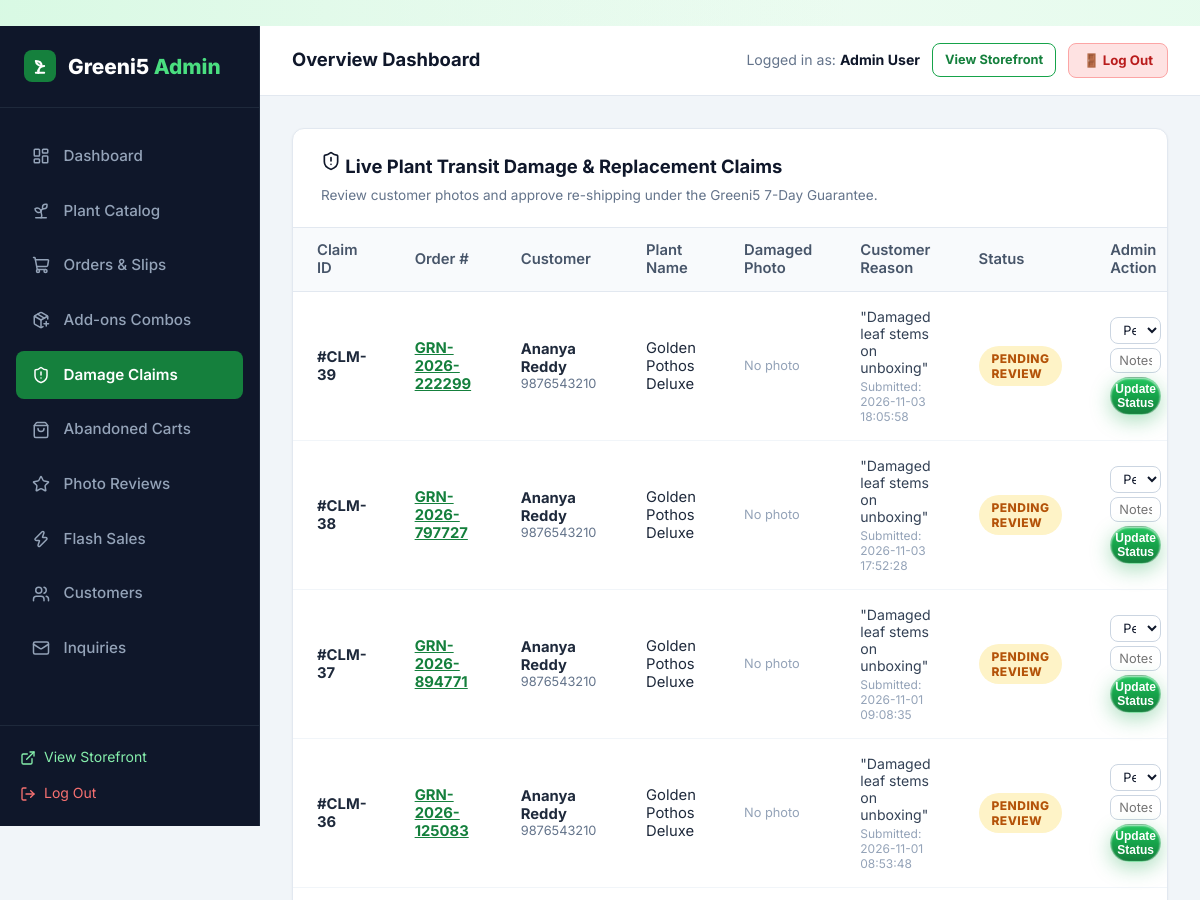
/admin/replacements (signed in, upper part), run on an earlier commit of the app's database.
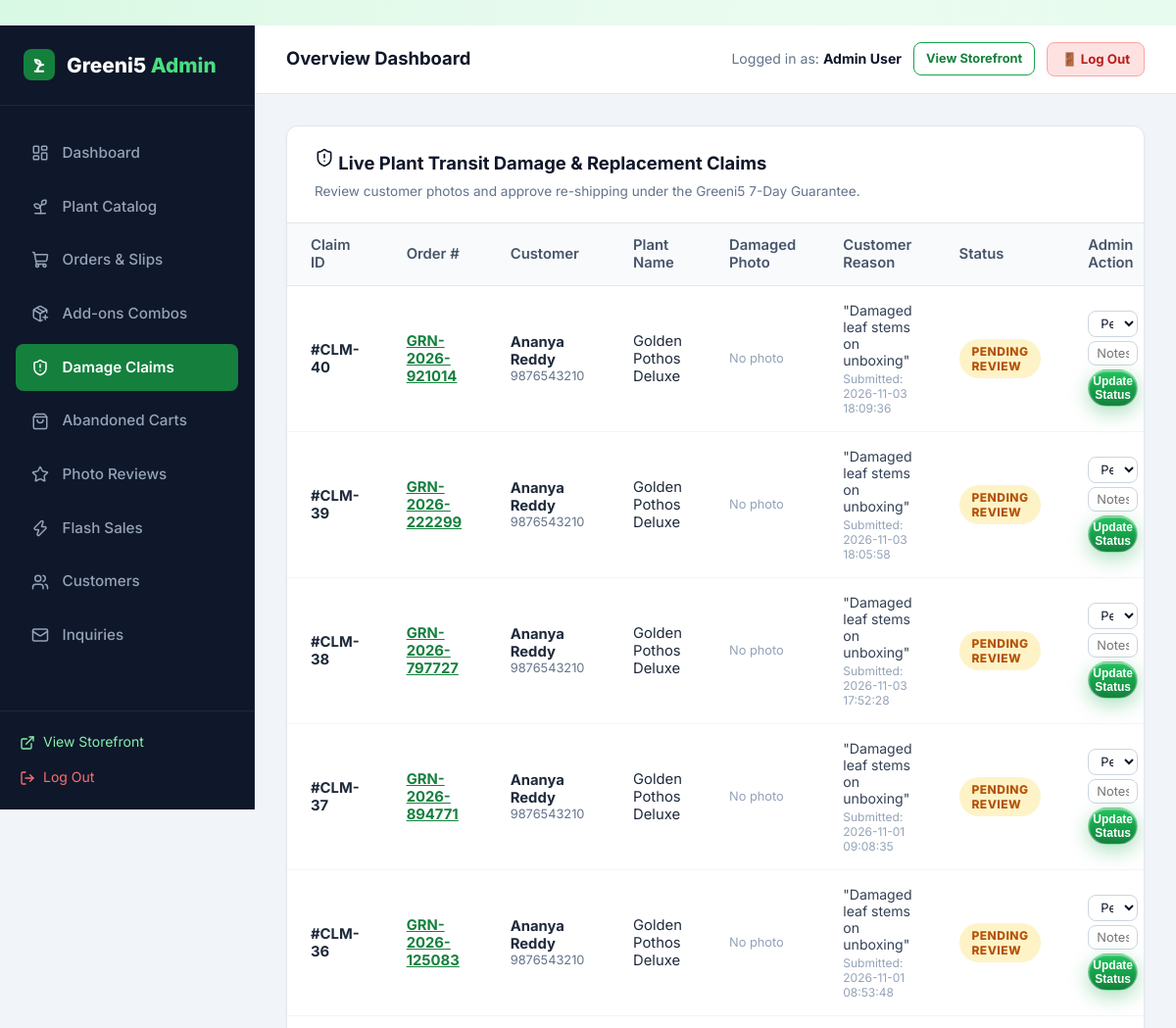
And on a later commit of the database.
### tables this page shows
CREATE TABLE replacement_claims (
        id INTEGER PRIMARY KEY AUTOINCREMENT,
        order_id INTEGER NOT NULL,
        user_id INTEGER,
        plant_name TEXT NOT NULL,
        reason TEXT NOT NULL,
        photo_url TEXT NOT NULL,
        status TEXT DEFAULT 'Pending',
        admin_notes TEXT,
        created_at TIMESTAMP DEFAULT CURRENT_TIMESTAMP,
        resolved_at TIMESTAMP,
        FOREIGN KEY (order_id) REFERENCES orders(id) ON DELETE CASCADE,
        FOREIGN KEY (user_id) REFERENCES users(id) ON DELETE SET NULL
    );

CREATE TABLE orders (
    id INTEGER PRIMARY KEY AUTOINCREMENT,
    order_number TEXT UNIQUE NOT NULL,
    user_id INTEGER,
    customer_name TEXT NOT NULL,
    customer_email TEXT NOT NULL,
    customer_phone TEXT NOT NULL,
    shipping_address TEXT NOT NULL,
    city TEXT NOT NULL,
    state TEXT NOT NULL,
    pincode TEXT NOT NULL,
    payment_method TEXT NOT NULL DEFAULT 'COD',
    payment_status TEXT NOT NULL DEFAULT 'Pending',
    order_status TEXT NOT NULL DEFAULT 'Pending',
    total_amount REAL NOT NULL,
    notes TEXT,
    created_at TIMESTAMP DEFAULT CURRENT_TIMESTAMP, courier_name TEXT DEFAULT '', tracking_number TEXT DEFAULT '', tracking_url TEXT DEFAULT '', invoice_number TEXT DEFAULT '', is_gift INTEGER DEFAULT 0, gift_recipient_name TEXT DEFAULT '', gift_message TEXT DEFAULT '', gift_wrap_fee REAL DEFAULT 0.0,
    FOREIGN KEY (user_id) REFERENCES users(id) ON DELETE SET NULL
);

### app.py (the view)
@app.route('/admin/replacements')
@admin_required
def admin_replacements():
    claims = query_db('''
        SELECT rc.*, o.order_number, o.customer_name, o.customer_phone
        FROM replacement_claims rc
        JOIN orders o ON rc.order_id = o.id
        ORDER BY rc.id DESC
    ''')
    return render_template('admin/replacements.html', claims=claims)

### app.py (called while the page is built)
def admin_required(f):
    @wraps(f)
    def decorated_function(*args, **kwargs):
        if 'user_id' not in session:
            flash('Admin authentication required.', 'warning')
            return redirect(url_for('login', next=request.full_path.rstrip('?')))
        user = query_db('SELECT role FROM users WHERE id = ?', (session['user_id'],), one=True)
        if not user or user['role'] != 'admin':
            flash('Access denied. Administrator privileges required.', 'danger')
            return redirect(url_for('index'))
        return f(*args, **kwargs)
    return decorated_function

### database.py (called while the page is built)
def get_db():
    db = getattr(g, '_database', None)
    if db is None:
        db = g._database = sqlite3.connect(DATABASE)
        db.row_factory = sqlite3.Row
        db.execute('PRAGMA foreign_keys = ON;')
    return db

def query_db(query, args=(), one=False):
    cur = get_db().execute(query, args)
    rv = cur.fetchall()
    cur.close()
    return (rv[0] if rv else None) if one else rv

### templates/admin/replacements.html (shortened to what this page needs)
﻿{% extends "admin/base_admin.html" %}
{% block admin_content %}
<div class="admin-card">
  <div class="admin-card-header">
    <div>
      <h3 class="admin-card-title"><i data-lucide="shield-alert" style="width: 20px;"></i> Live Plant Transit Damage & Replacement Claims</h3>
      <p style="font-size: 0.85rem; color: #64748b; margin-top: 4px;">Review customer photos and approve re-shipping under the Greeni5 7-Day Guarantee.</p>
    </div>
  </div>
  <div class="table-responsive">
    <table class="admin-table">
      <thead>
        <tr>
          <th>Claim ID</th>
          <th>Order #</th>
          <th>Customer</th>
          <th>Plant Name</th>
          <th>Damaged Photo</th>
          <th>Customer Reason</th>
          <th>Status</th>
          <th>Admin Action</th>
        </tr>
      </thead>
      <tbody>
        {% for claim in claims %}
        <tr>
          <td><strong>#CLM-{{ claim.id }}</strong></td>
          <td>
            <a href="{{ url_for('admin_orders') }}?search={{ claim.order_number }}" style="color: #15803d; font-weight: 700; text-decoration: underline;">
              {{ claim.order_number }}
            </a>
          </td>
          <td>
            <div><strong>{{ claim.customer_name }}</strong></div>
            <div style="font-size: 0.8rem; color: #64748b;">{{ claim.customer_phone }}</div>
          </td>
          <td>{{ claim.plant_name }}</td>
          <td>
            {% if claim.photo_url %}
              <a href="{{ claim.photo_url }}" target="_blank" title="Click to open full photo">
                <img src="{{ claim.photo_url }}" alt="Damaged plant" style="width: 60px; height: 60px; border-radius: 8px; object-fit: cover; border: 2px solid #ef4444;">
              </a>
            {% else %}
              <span style="color: #94a3b8; font-size: 0.8rem;">No photo</span>
            {% endif %}
          </td>
          <td style="font-size: 0.88rem; color: #334155; max-width: 240px;">
            "{{ claim.reason }}"
            <div style="font-size: 0.75rem; color: #94a3b8; margin-top: 3px;">Submitted: {{ claim.created_at }}</div>
          </td>
          <td>
            {% if claim.status == 'Pending' %}
              <span class="badge badge-pending">Pending Review</span>
            {% elif claim.status == 'Approved' %}
              <span class="badge badge-accepted">Approved</span>
            {% elif claim.status == 'Reshipped' %}
              <span class="badge badge-shipped">Re-Shipped</span>
            {% else %}
              <span class="badge badge-rejected">Rejected</span>
            {% endif %}
          </td>
          <td>
            <form action="{{ url_for('admin_claim_status_update', claim_id=claim.id) }}" method="POST" style="display: flex; flex-direction: column; gap: 4px;">
              <select name="status" class="form-control" style="font-size: 0.8rem; padding: 4px 8px;">
                <option value="Pending" {% if claim.status == 'Pending' %}selected{% endif %}>Pending</option>
              </select>
              <input type="text" name="admin_notes" value="{{ claim.admin_notes or '' }}" placeholder="Notes / New AWB..." class="form-control" style="font-size: 0.8rem; padding: 4px 8px;">
              <button type="submit" class="btn btn-primary btn-sm" style="font-size: 0.75rem; padding: 4px;">Update Status</button>
            </form>
          </td>
        </tr>
        {% endfor %}
      </tbody>
    </table>
  </div>
</div>
{% endblock %}

What changed in the data, as far as the page shows it:
added replacement_claims: id "40", order_number "GRN-2026-921014", customer_name "Ananya Reddy", customer_phone "9876543210", plant_name "Golden Pothos Deluxe", photo_url "No photo", reason "Damaged leaf stems on unboxing", created_at "2026-11-03 18:09:36", shows "PENDING REVIEW", status "Pending"
